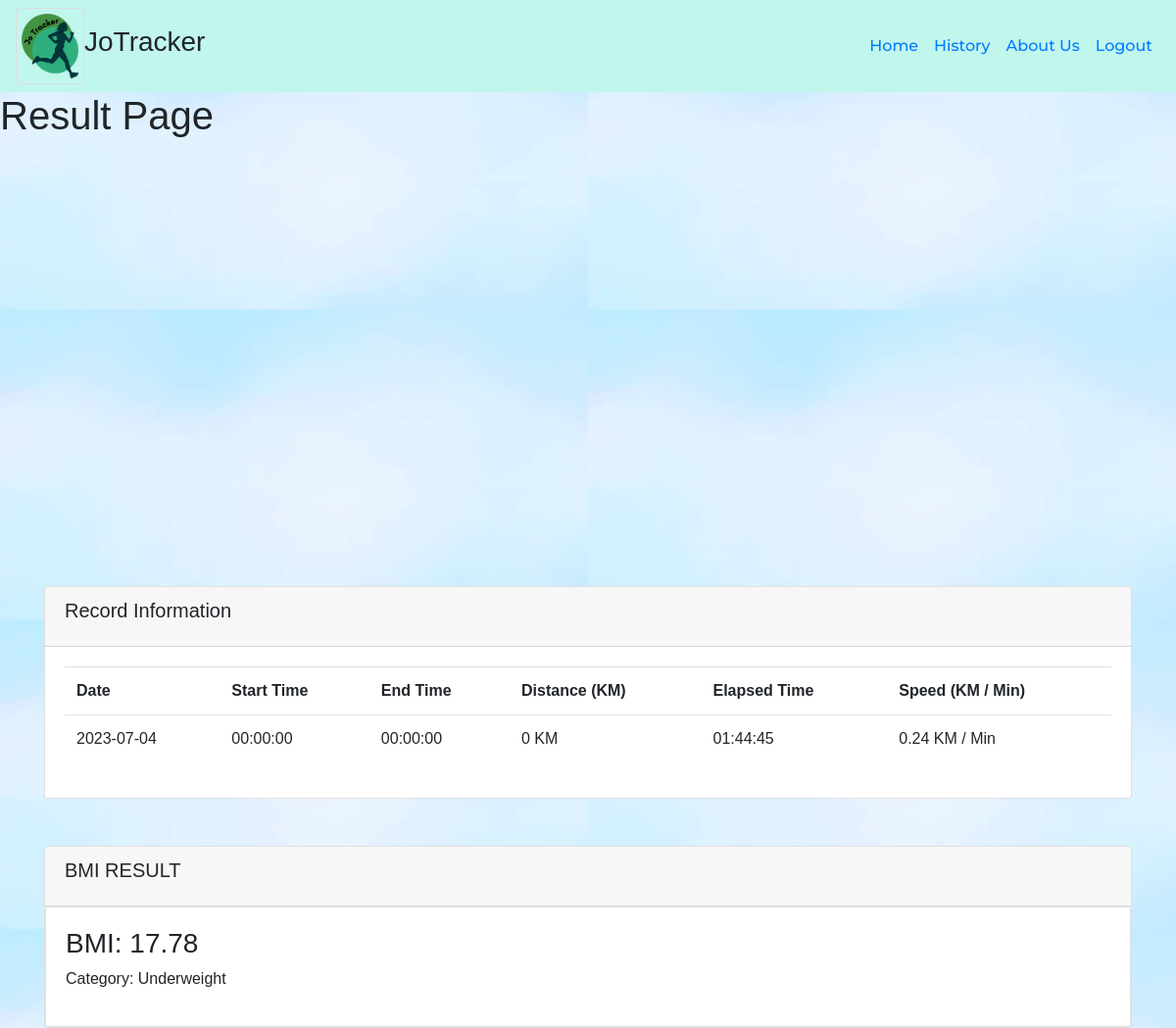
The page /Result.php?id=5 on the database its author committed.
### tables this page shows
CREATE TABLE `record` (
  `record_id` int(20) NOT NULL,
  `user_id` int(20) NOT NULL,
  `date` date NOT NULL,
  `time_start` text NOT NULL,
  `time_end` text NOT NULL,
  `longitude` text NOT NULL,
  `latitude` text NOT NULL,
  `coordinate` text NOT NULL,
  `speed` double NOT NULL,
  `distance` double NOT NULL,
  `eslapsed_time` time NOT NULL,
  `age` int(11) NOT NULL,
  `gender` varchar(11) NOT NULL,
  `height` decimal(11,0) NOT NULL,
  `weight` decimal(11,0) NOT NULL
);

### Result.php (the view, shortened to what this page needs)
<?php
require('User_Header.php');
if (isset($_GET['id'])) {
    $recordId = $_GET['id'];
    $servername = "localhost";
    $username = "root";
    $password = "";
    $dbname = "jotracker";
    $conn = new mysqli($servername, $username, $password, $dbname);
    $sql = "SELECT * FROM record WHERE record_id = '$recordId'";
    $result = $conn->query($sql);
    if ($result->num_rows > 0) {
        $row = $result->fetch_assoc();
        $date = $row['date'];
        $timeStart = date('H:i:s', strtotime($row['time_start']));
        $timeEnd = date('H:i:s', strtotime($row['time_end']));
        $distance = $row['distance'];
        $elapsedTime = $row['eslapsed_time'];
        $speed = $row['speed'];
		$height = $row['height'];
		$weight = $row['weight'];
    } else {
        echo "Record not found";
        exit;
    }
} else {
    echo "Invalid request";
    exit;
}
?>
<!DOCTYPE html>
<html>
<head>
	<link rel="stylesheet" href="CSS/Main_Page_Design.css">
    <link rel="stylesheet" href="https://stackpath.bootstrapcdn.com/bootstrap/4.5.0/css/bootstrap.min.css">
</head>
<body>
    <h1>Result Page</h1>
    <div id="map"></div>
</body>
</html>
<div class="container mt-5">
        <div class="card">
            <div class="card-header">
                <h5 class="card-title">Record Information</h5>
            </div>
            <div class="card-body">
                <table class="table">
                    <tr>
                        <th>Date</th>
                        <th>Start Time</th>
                        <th>End Time</th>
                        <th>Distance (KM)</th>
                        <th>Elapsed Time</th>
                        <th>Speed (KM / Min)</th>
                    </tr>
                    <tr>
                        <td><?php echo $date; ?></td>
                        <td><?php echo $timeStart; ?></td>
                        <td><?php echo $timeEnd; ?></td>
                        <td><?php echo $distance; ?> KM</td>
                        <td><?php echo $elapsedTime; ?></td>
                        <td><?php echo $speed; ?> KM / Min</td>
                    </tr>
                </table>
            </div>
        </div>
    </div>
<div class="container mt-5">
    <div class="card">
        <div class="card-header">
            <h5 class="card-title">BMI RESULT</h5>
        </div>
		<div class="card">
        <div class="card-body">
            <div class="bmi-result">
                <?php
                $heightInMeters = $height / 100;
                $bmi = $weight / ($heightInMeters * $heightInMeters);
                $category = "";
                if ($bmi < 18.5) {
                    $category = "Underweight";
                } elseif ($bmi >= 18.5 && $bmi < 25) {
                    $category = "Normal Weight";
                } elseif ($bmi >= 25 && $bmi < 30) {
                    $category = "Overweight";
                } elseif ($bmi >= 30) {
                    $category = "Obese";
                }
                ?>
                <h3>BMI: <?php echo number_format($bmi, 2); ?></h3>
                <p>Category: <?php echo $category; ?></p>
            </div>
        </div>
    </div>
</div>

### CSS/Main_Page_Design.css (style rules this page uses)
* { box-sizing: border-box; margin: 0; padding: 0; font-family: 'Roboto slab', sans-serif; }

### User_Header.php (style rules this page uses)
body { background-image:url("Images/Background.jpg"); }

### Result.php (style rules this page uses)
#map { height: 400px; }

### rows shown on the page
record: date "2023-07-04", time_start "00:00:00", time_end "00:00:00", distance "0", eslapsed_time "01:44:45", speed "0.24", bmi "17.78", category "Underweight"
